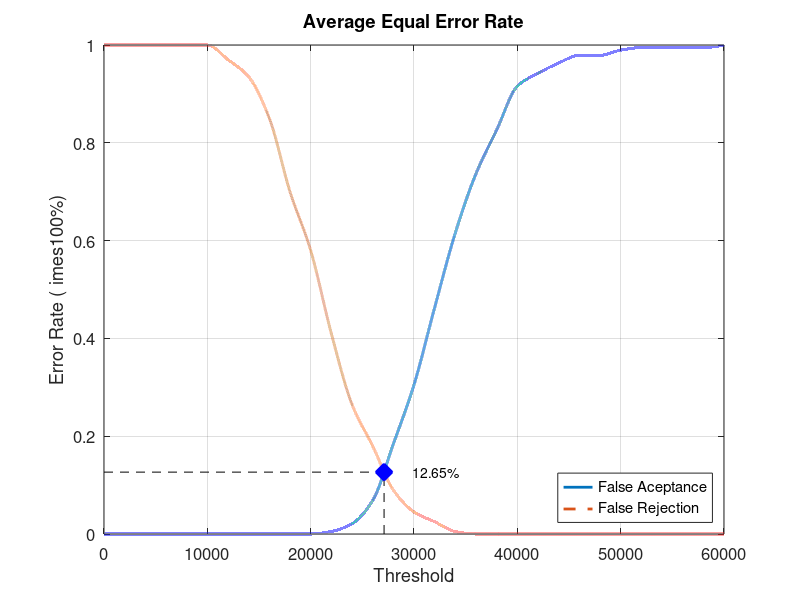
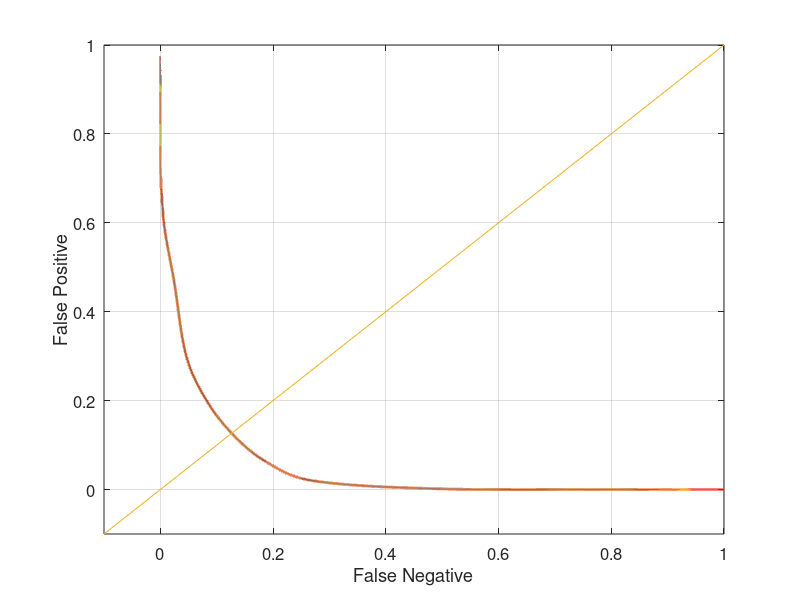

The MATLAB script that drew these images, in order:
close all;
clear;
clc;
x = 0:2000:60000;
xq = 0:0.5:60000;

y0 = [0 0 0 0 0 0 0 0 0 0 0 0.00526316 0.0210526 0.0684211 0.184211 0.305263 0.463158 0.615789 0.736842 0.826316 0.915789 0.942105 0.963158 0.978947 0.978947 0.989474 0.994737 0.994737 0.994737 0.994737 1]
yy0 = interp1(x, y0, xq, 'pchip');
y1 = [1 1 1 1 1 1 0.97 0.935 0.85 0.7 0.58 0.41 0.265 0.18 0.09 0.045 0.025 0.005 0 0 0 0 0 0 0 0 0 0 0 0 0]
yy1 = interp1(x, y1, xq, 'pchip');

% Calculating EER: 
y2 = abs(y0 - y1);
find(y2 == min(y2))
yy2 = abs(yy0 - yy1);
xEER = find(yy2 == min(yy2));
xEERIndex = xq(xEER) % X-axis EER
yEER = yy0(xEER) % Y-axis EER

main = figure
plot(xq, yy0,'-','LineWidth', 2);	hold on
plot(xq, yy1,'--','LineWidth', 2);	hold on
plot([xEERIndex xEERIndex], [0 yEER], 'k--');	hold on
plot([0 xEERIndex], [yEER yEER], 'k--');	hold on
plot(xEERIndex, yEER, 'bx', 'LineWidth', 10);	hold on
text(xEERIndex + 10 * xEERIndex / 100, yEER, [num2str(round((10000 * yEER)) / 100) '%'])
legend('False Aceptance', 'False Rejection', 'Location', 'SouthEast')
xlabel('Threshold')
ylabel('Error Rate (	imes100%)')
title('Average Equal Error Rate')
set(gca, 'FontSize', 12)
axis([0 60000 0 1])
grid on

print(main, 'Database4_3Main', '-dpng');
FNRxFPR = figure('Color', [1 1 1]);
plot(yy1, yy0, '-', yy1, yy0, 'LineWidth', 2);
hold on
y = -0.1:0.1:1
plot(y, y); 
set(gca, 'FontSize', 12)
xlabel('False Negative')
ylabel('False Positive')
axis([-0.1 1 -0.1 1])
set(gca, 'FontSize', 12)
grid on

print(FNRxFPR, 'Database4_3FNRxFPR','-dpng');
